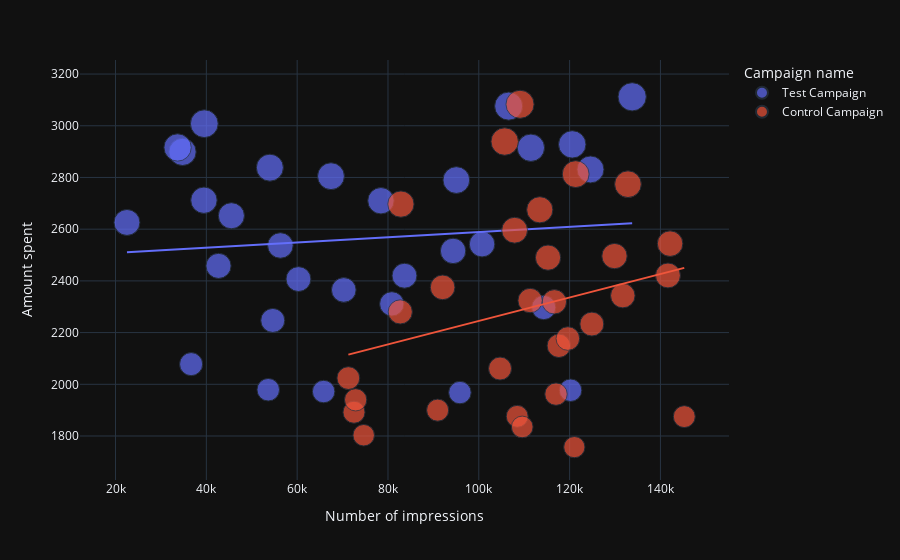

The notebook cell saved with this chart:
### Markdown cell above
The dataset has 30 samples for each campaign. Now let’s start with A/B testing to find the best marketing strategy.

### Code cell
px.scatter(ab_data,
              x='Number of impressions',
              y='Amount spent',
              size = 'Amount spent',
              color='Campaign name',
              trendline='ols'
          )

### Figure 1 — Plotly figure (JSON) as saved in the notebook; plotly's stock layout.template omitted (floating-point values rounded to 4 significant figures)
{"data": [{"hovertemplate": "Campaign name=Test Campaign<br>Number of impressions=%{x}<br>Amount spent=%{marker.size}<extra></extra>", "legendgroup": "Test Campaign", "marker": {"color": "#636efa", "size": [3008, 2790, 2420, 2831, 1972, 2537, 2516, 3076, 1968, 1979, 2626, 2542, 2712, 3112, 2899, 2407, 2078, 2928, 2311, 2915, 2247, 2805, 2365, 1977, 2710, 2297, 2458, 2838, 2916, 2652], "sizemode": "area", "sizeref": 7.78, "symbol": "circle"}, "mode": "markers", "name": "Test Campaign", "orientation": "v", "showlegend": true, "type": "scatter", "x": [39550, 95054, 83633, 124591, 65827, 56304, 94338, 106584, 95843, 53632, 22521, 100719, 39470, 133771, 34752, 60286, 36650, 120576, 80841, 111469, 54627, 67444, 70263, 120203, 78451, 114295, 42684, 53986, 33669, 45511], "xaxis": "x", "y": [3008, 2790, 2420, 2831, 1972, 2537, 2516, 3076, 1968, 1979, 2626, 2542, 2712, 3112, 2899, 2407, 2078, 2928, 2311, 2915, 2247, 2805, 2365, 1977, 2710, 2297, 2458, 2838, 2916, 2652], "yaxis": "y"}, {"hovertemplate": "<b>OLS trendline</b><br>Amount spent = 0.00100671 * Number of impressions + 2487.98<br>R<sup>2</sup>=0.008600<br><br>Campaign name=Test Campaign<br>Number of impressions=%{x}<br>Amount spent=%{y} <b>(trend)</b><extra></extra>", "legendgroup": "Test Campaign", "marker": {"color": "#636efa", "symbol": "circle"}, "mode": "lines", "name": "Test Campaign", "showlegend": false, "type": "scatter", "x": [22521, 33669, 34752, 36650, 39470, 39550, 42684, 45511, 53632, 53986, 54627, 56304, 60286, 65827, 67444, 70263, 78451, 80841, 83633, 94338, 95054, 95843, 100719, 106584, 111469, 114295, 120203, 120576, 124591, 133771], "xaxis": "x", "y": [2511.0, 2522.0, 2523.0, 2525.0, 2528.0, 2528.0, 2531.0, 2534.0, 2542.0, 2542.0, 2543.0, 2545.0, 2549.0, 2554.0, 2556.0, 2559.0, 2567.0, 2569.0, 2572.0, 2583.0, 2584.0, 2584.0, 2589.0, 2595.0, 2600.0, 2603.0, 2609.0, 2609.0, 2613.0, 2623.0], "yaxis": "y"}, {"hovertemplate": "Campaign name=Control Campaign<br>Number of impressions=%{x}<br>Amount spent=%{marker.size}<extra></extra>", "legendgroup": "Control Campaign", "marker": {"color": "#EF553B", "size": [2280, 2149, 2490, 2319, 2697, 1875, 2774, 2024, 2177, 1876, 2596, 1757, 2675, 1803, 2939, 2496, 1892, 1962, 2233, 2061, 2421, 2375, 2343, 2324, 1940, 1835, 3083, 2544, 1900, 2813], "sizemode": "area", "sizeref": 7.78, "symbol": "circle"}, "mode": "markers", "name": "Control Campaign", "orientation": "v", "showlegend": true, "type": "scatter", "x": [82702, 117624, 115247, 116639, 82847, 145248, 132845, 71274, 119612, 108452, 107890, 121040, 113430, 74654, 105705, 129880, 72515, 117006, 124897, 104678, 141654, 92029, 131711, 111306, 72878, 109600.0, 109076, 142123, 90939, 121332], "xaxis": "x", "y": [2280, 2149, 2490, 2319, 2697, 1875, 2774, 2024, 2177, 1876, 2596, 1757, 2675, 1803, 2939, 2496, 1892, 1962, 2233, 2061, 2421, 2375, 2343, 2324, 1940, 1835, 3083, 2544, 1900, 2813], "yaxis": "y"}, {"hovertemplate": "<b>OLS trendline</b><br>Amount spent = 0.00453629 * Number of impressions + 1791.44<br>R<sup>2</sup>=0.069265<br><br>Campaign name=Control Campaign<br>Number of impressions=%{x}<br>Amount spent=%{y} <b>(trend)</b><extra></extra>", "legendgroup": "Control Campaign", "marker": {"color": "#EF553B", "symbol": "circle"}, "mode": "lines", "name": "Control Campaign", "showlegend": false, "type": "scatter", "x": [71274, 72515, 72878, 74654, 82702, 82847, 90939, 92029, 104678, 105705, 107890, 108452, 109076, 109600.0, 111306, 113430, 115247, 116639, 117006, 117624, 119612, 121040, 121332, 124897, 129880, 131711, 132845, 141654, 142123, 145248], "xaxis": "x", "y": [2115.0, 2120.0, 2122.0, 2130.0, 2167.0, 2167.0, 2204.0, 2209.0, 2266.0, 2271.0, 2281.0, 2283.0, 2286.0, 2288.0, 2296.0, 2306.0, 2314.0, 2321.0, 2322.0, 2325.0, 2334.0, 2341.0, 2342.0, 2358.0, 2381.0, 2389.0, 2394.0, 2434.0, 2436.0, 2450.0], "yaxis": "y"}], "layout": {"legend": {"itemsizing": "constant", "title": {"text": "Campaign name"}, "tracegroupgap": 0}, "margin": {"t": 60}, "xaxis": {"anchor": "y", "domain": [0, 1], "title": {"text": "Number of impressions"}}, "yaxis": {"anchor": "x", "domain": [0, 1], "title": {"text": "Amount spent"}}}}
